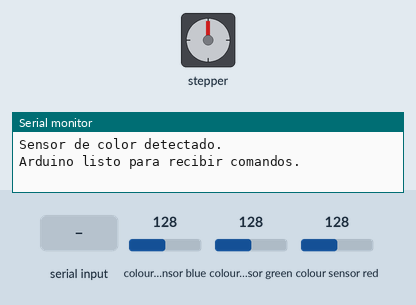
Simulated run of this sketch. Board: ESP32. Shown: stepper motor, the last lines printed to the serial monitor. The inputs (shaded band) are chosen by the test bench; at power-on: colour sensor blue 128, colour sensor green 128, colour sensor red 128. Stepper angles assume 2048 steps per turn.

Above: at 1.2 s.
1.3 s: "Azul" received over Serial
At 1.92 s:
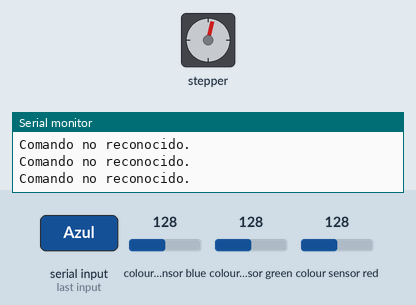
At 2.52 s:
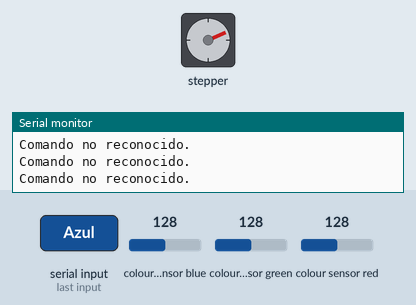
4.3 s: "D" received over Serial
At 4.62 s:
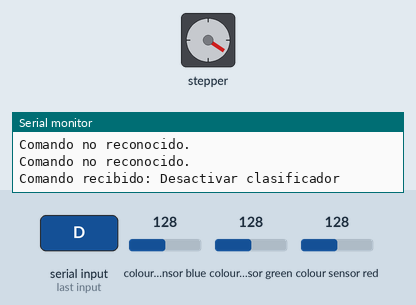
Timing chart, 0 to 19.3 s (numbered marks = the images above; inputs shaded):
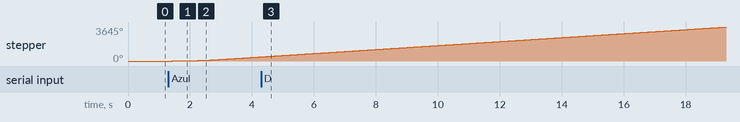

Measured:
- after the input at 1.3 s, stepper: keeps turning clockwise at about 156°/s, starting after 0.13 s

The sketch:

proyecto.ino
```cpp
#include <Adafruit_TCS34725.h>
#include <AccelStepper.h>

// Configuración del sensor de color TCS34725
Adafruit_TCS34725 tcs = Adafruit_TCS34725(TCS34725_INTEGRATIONTIME_154MS, TCS34725_GAIN_1X);

// Configuración del motor paso a paso
#define motorInterfaceType 4 // Define el tipo de interfaz (4 hilos)
AccelStepper myStepper(motorInterfaceType, 8, 10, 9, 11);

// Variables globales
bool clasificadorActivo = false;
bool motorMoviendose = false;
unsigned long ultimaLectura = 0; // Control de tiempo para lecturas
const unsigned long intervaloLectura = 50; // Intervalo entre lecturas (ms)

// Posiciones del motor para cada color
const int posicionRojo = 1400;
const int posicionVerde = 1600;
const int posicionAzul = 1800;
//const int posicionInicial = 0;

void setup() {
    Serial.begin(9600); // Comunicación serial

    // Configurar motor
    myStepper.setMaxSpeed(1500); // Velocidad máxima del motor
    myStepper.setAcceleration(1000); // Aceleración del motor

    // Inicializar sensor de color
    if (tcs.begin()) {
        Serial.println("Sensor de color detectado.");
    } else {
        Serial.println("Error: No se pudo encontrar el sensor de color.");
        while (true); // Detener ejecución si no se encuentra el sensor
    }

    Serial.println("Arduino listo para recibir comandos.");
}

void loop() {
    // Revisar comandos seriales
    if (Serial.available()) {
        char comando = Serial.read(); // Leer comando del ESP32
        switch (comando) {
            case 'A': // Activar clasificador
                clasificadorActivo = true;
                Serial.println("Comando recibido: Activar clasificador");
                break;

            case 'D': // Desactivar clasificador
                clasificadorActivo = false;
                Serial.println("Comando recibido: Desactivar clasificador");
                break;

            default:
                Serial.println("Comando no reconocido.");
        }
    }

    // Ejecutar clasificador si está activo
    if (clasificadorActivo && !motorMoviendose && millis() - ultimaLectura >= intervaloLectura) {
        ultimaLectura = millis();

        // Leer datos del sensor
        uint16_t r, g, b, c;
        tcs.getRawData(&r, &g, &b, &c);

        // Detección rápida de color
        String color = detectarColor(r, g, b);
        Serial.println(color); // Enviar color al ESP32

        // Clasificar el objeto
        clasificarObjeto(color);
    }

    // Mover el motor si hay un objetivo pendiente
    if (motorMoviendose) {
        if (myStepper.run() == false) {
            // Detener motor una vez alcanzada la posición
            motorMoviendose = false;
            Serial.println("Movimiento completado.");
        }
    }
}

// Función para determinar el color
String detectarColor(uint16_t r, uint16_t g, uint16_t b) {
    if ((r > g + 50) && (r > b + 50)) {
        return "Rojo";
    } else if ((g > r + 30) && (g > b + 30)) {
        return "Verde";
    } else if ((b > r + 40) && (b > g + 40)) {
        return "Azul";
    } else {
        return "Desconocido";
    }
}

// Función para clasificar el objeto según su color
void clasificarObjeto(String color) {
    int objetivo;

    if (color == "Rojo") {
        objetivo = posicionRojo;
        Serial.println("Objeto clasificado en el contenedor rojo.");
    } else if (color == "Verde") {
        objetivo = posicionVerde;
        Serial.println("Objeto clasificado en el contenedor verde.");
    } else if (color == "Azul") {
        objetivo = posicionAzul;
        Serial.println("Objeto clasificado en el contenedor azul.");
    } else {
        Serial.println("Color no reconocido.");
    }

    // Configurar nueva posición del motor
    myStepper.moveTo(objetivo);
    motorMoviendose = true;
}
```
